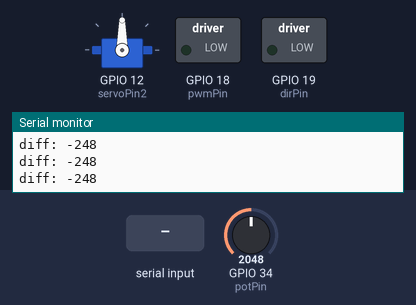
The sketch below on a simulated ESP32. Parts: servo, switched loads named in the sketch (green lamp = pin HIGH), the last lines printed to the serial monitor. The inputs (shaded band) are chosen by the test bench; at power-on: GPIO 34 (potPin) = 2048. Pins used as bus, display or sensor lines are not drawn.

Above: at 1.2 s.
1.3 s: "90,45\n" received over Serial
At 2.2 s:
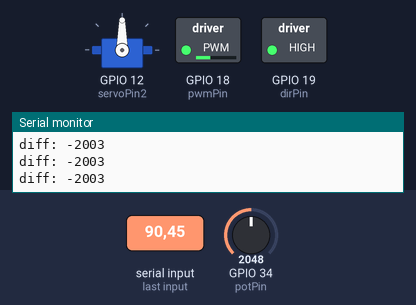
2.8 s: "30,150\n" received over Serial
At 3.4 s:
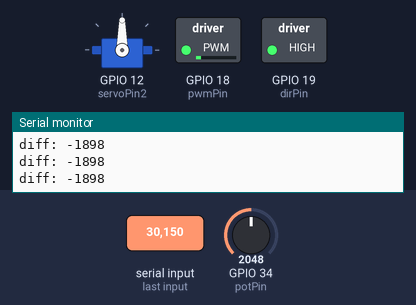
Timing chart, 0 to 5.8 s (numbered marks = the images above; inputs shaded):
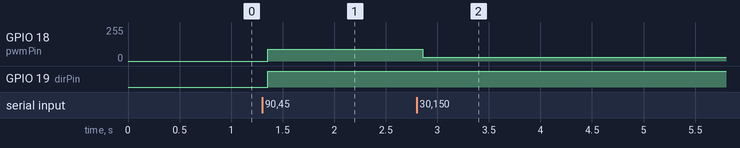

Measured:
- after the input at 1.3 s, GPIO 18 (pwmPin): 0/255 → 90/255 after 0.06 s; GPIO 19 (dirPin): LOW → HIGH after 0.06 s
- after the input at 2.8 s, GPIO 18 (pwmPin): 90/255 → 30/255 after 0.06 s

The sketch:

teleop_test.ino
```cpp
#include <Arduino.h>
#include <ESP32Servo.h>
#include <math.h>

int throttle = 0;
int servo_angle = 1800;
const int dirPin = 19;   // DIR pin
const int pwmPin = 18;  // PWM pin
const int potPin = 34;
int diff =0;
const int servoPin1 = 27;
const int servoPin2 = 12;
Servo myServo;

void setup() {
  Serial.begin(9600);
  pinMode(dirPin, OUTPUT);
  pinMode(pwmPin, OUTPUT);
  pinMode(potPin, INPUT); // Set the potentiometer pin as input
  myServo.attach(servoPin1);
  myServo.attach(servoPin2);
  while (!Serial) {
    ; // Wait for serial port to connect. Needed for native USB port only
  }
  Serial.println("Arduino is ready to receive data");
}

void loop() {
  int potValue = analogRead(potPin);
  if (Serial.available()) {
    // int potValue = analogRead(potPin);
    String input = Serial.readStringUntil('\n'); // Read until newline character
    int commaIndex = input.indexOf(',');         // Find the comma separating the values
    if (commaIndex > 0) {
      String throttleStr = input.substring(0, commaIndex);
      String servoAngleStr = input.substring(commaIndex + 1);
      throttle = throttleStr.toInt();
      servo_angle = servoAngleStr.toInt();

      Serial.print("Received throttle: ");
      Serial.println(throttle);
      Serial.print("Received servo_angle: ");
      Serial.println(servo_angle);
    }
    // int potValue = analogRead(potPin);


    runMotor(throttle);


  }
  diff = servo_angle - potValue;
  Serial.print("diff: ");
  Serial.println(diff);
  if(servo_angle < potValue and abs(diff) > 85){
      analogWrite(servoPin1, pwmVal(abs(diff)));
    // analogWrite(servoPin1, 20);
      analogWrite(servoPin2, 0);
    }
  else if(servo_angle > potValue and abs(diff > 85)){
      analogWrite(servoPin1, 0);
      analogWrite(servoPin2, pwmVal(abs(diff)));
      // analogWrite(servoPin2, 20);

    }
  else{
      analogWrite(servoPin1, 0);
      analogWrite(servoPin2, 0);
    }
}

void runMotor(int speed) {
  if (speed>0) {
    digitalWrite(dirPin, HIGH);
  } else {
    digitalWrite(dirPin, LOW);
  }
  analogWrite(pwmPin, abs(speed)); // Set motor speed (0-255)
}

int pwmVal(int x){
  int pVal = 0.25*x;
  if (pVal > 10){
    return pVal;
  }
  else{
    return 5;
  }
}
```
